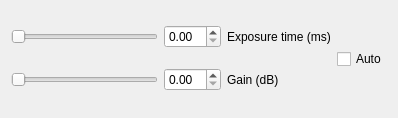
<?xml version="1.0" encoding="UTF-8"?>
<ui version="4.0">
 <class>CameraSettingsWidget</class>
 <widget class="QWidget" name="CameraSettingsWidget">
  <property name="geometry">
   <rect>
    <x>0</x>
    <y>0</y>
    <width>398</width>
    <height>118</height>
   </rect>
  </property>
  <property name="windowTitle">
   <string>Form</string>
  </property>
  <layout class="QHBoxLayout" name="horizontalLayout">
   <item>
    <layout class="QGridLayout" name="gridLayout">
     <item row="1" column="0">
      <widget class="QSlider" name="gainSlider">
       <property name="orientation">
        <enum>Qt::Horizontal</enum>
       </property>
      </widget>
     </item>
     <item row="1" column="1">
      <widget class="QDoubleSpinBox" name="gainSpinBox"/>
     </item>
     <item row="0" column="1">
      <widget class="QDoubleSpinBox" name="exposureTimeSpinBox"/>
     </item>
     <item row="0" column="0">
      <widget class="QSlider" name="exposureTimeSlider">
       <property name="orientation">
        <enum>Qt::Horizontal</enum>
       </property>
      </widget>
     </item>
     <item row="1" column="2">
      <widget class="QLabel" name="gainLabel">
       <property name="text">
        <string>Gain (dB)</string>
       </property>
      </widget>
     </item>
     <item row="0" column="2">
      <widget class="QLabel" name="exposureTimeLabel">
       <property name="text">
        <string>Exposure time (ms)</string>
       </property>
      </widget>
     </item>
    </layout>
   </item>
   <item>
    <widget class="QCheckBox" name="autoCheckBox">
     <property name="text">
      <string>Auto</string>
     </property>
    </widget>
   </item>
  </layout>
 </widget>
 <resources/>
 <connections/>
</ui>
